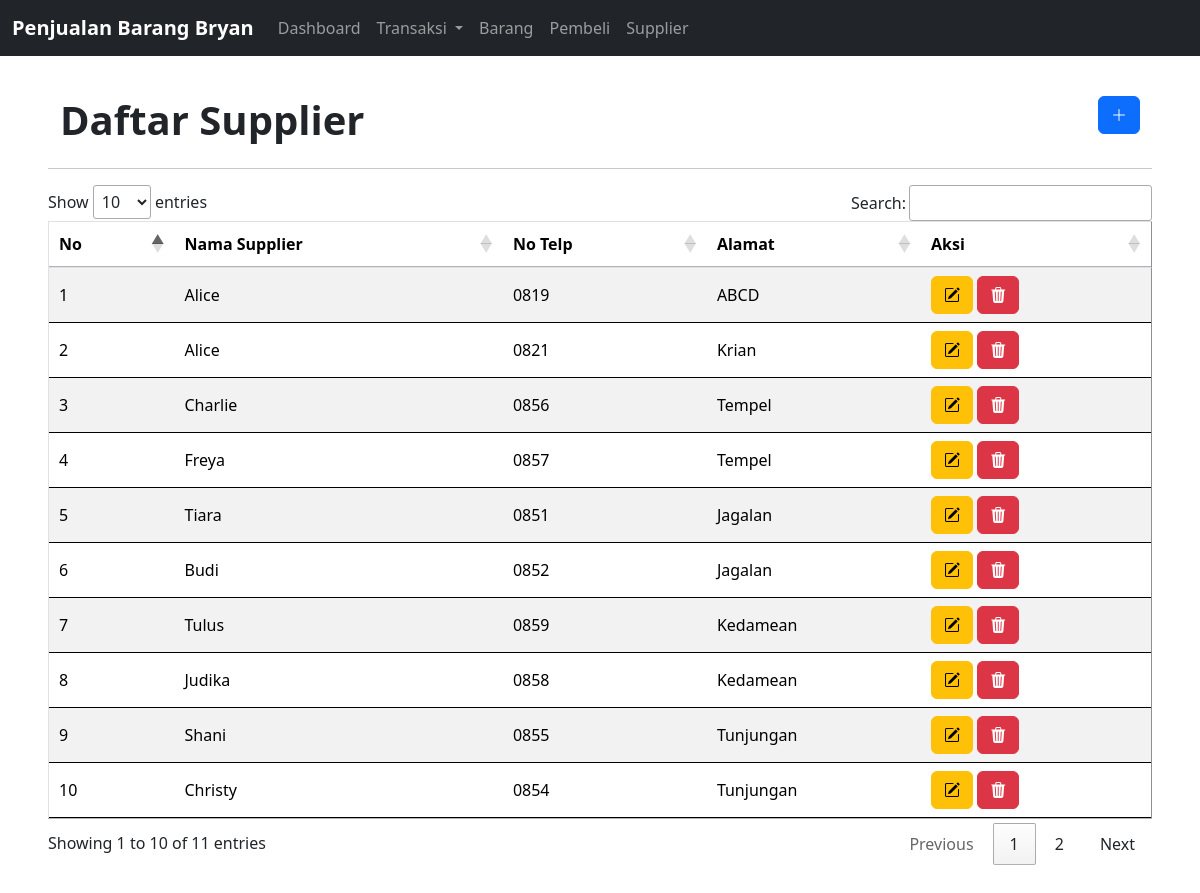
Screenshot of /supplier.php with the database file from the repository.
### tables this page shows
CREATE TABLE `supplier` (
  `id_supplier` int(11) NOT NULL,
  `nama_supplier` varchar(30) NOT NULL,
  `no_telp` char(13) NOT NULL,
  `alamat` varchar(100) NOT NULL
);

### supplier.php (the view, shortened to what this page needs)
<?php
require 'backend/function.php';
$i = 1;
$get = mysqli_query($con, "SELECT * FROM supplier");
?>
<!DOCTYPE html>
<html lang="en">
<head>
    <link href="https://cdn.jsdelivr.net/npm/bootstrap@5.3.2/dist/css/bootstrap.min.css" rel="stylesheet" />
    <link rel="stylesheet" href="https://cdn.jsdelivr.net/npm/bootstrap-icons@1.11.1/font/bootstrap-icons.css" />
    <link rel="stylesheet" href="https://cdn.datatables.net/1.13.6/css/jquery.dataTables.min.css" />
</head>
<body class="p-5">
<?php
    include 'nav.php';
    ?>
    <div class="container-fluid mt-5">
        <div class="row">
            <div class="col-6">
            <h1 class="fw-bold">Daftar Supplier</h1>
            </div>
            <div class="col-6">
            <button type="button" class="btn btn-primary float-end" data-bs-toggle="modal" data-bs-target="#Insert">
            <i class="bi bi-plus-lg"></i>
                  </button>
            </div>
        </div>
    </div>
    <hr>
    <table id="example" border="1" width="100%" class="table table-striped">
        <thead>
            <tr>
                <th>No</th>
                <th>Nama Supplier</th>
                <th>No Telp</th>
                <th>Alamat</th>
                <th>Aksi</th>
            </tr>
        </thead>
        <tbody>
            <?php
    while($spl=mysqli_fetch_assoc($get)){
        $id_supplier = $spl['id_supplier'];
        $nama_supplier = $spl['nama_supplier'];
        $no_telp = $spl['no_telp'];
        $alamat = $spl['alamat'];
            ?>
            <tr>
                <td><?= $i++?></td>
                <td><?= $nama_supplier;?></td>
                <td><?= $no_telp;?></td>
                <td><?= $alamat;?></td>
                <td>
                <button type="button" class="btn btn-warning" data-bs-toggle="modal" data-bs-target="#Edit<?=$id_supplier;?>">
                        <i class="bi bi-pencil-square"></i>
                      </button>
                      <button type="button" class="btn btn-danger" data-bs-toggle="modal" data-bs-target="#Delete<?=$id_supplier;?>">
                        <i class="bi bi-trash3-fill"></i>
                </td>
            </tr>
            <?php }; ?>
        </tbody>
    </table>
</body>
</html>

### rows the page displays
supplier: nama_supplier "Alice", no_telp "0819", alamat "ABCD"
supplier: nama_supplier "Alice", no_telp "0821", alamat "Krian"
supplier: nama_supplier "Charlie", no_telp "0856", alamat "Tempel"
supplier: nama_supplier "Freya", no_telp "0857", alamat "Tempel"
supplier: nama_supplier "Tiara", no_telp "0851", alamat "Jagalan"
supplier: nama_supplier "Budi", no_telp "0852", alamat "Jagalan"
supplier: nama_supplier "Tulus", no_telp "0859", alamat "Kedamean"
supplier: nama_supplier "Judika", no_telp "0858", alamat "Kedamean"
supplier: nama_supplier "Shani", no_telp "0855", alamat "Tunjungan"
supplier: nama_supplier "Christy", no_telp "0854", alamat "Tunjungan"
